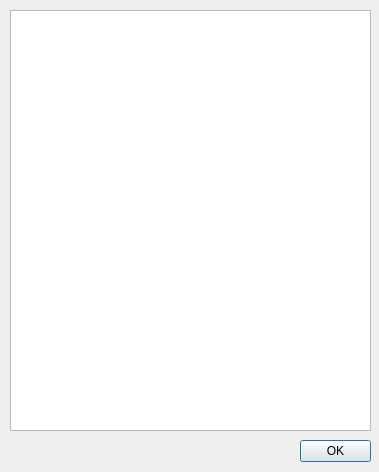
<?xml version="1.0" encoding="UTF-8"?>
<ui version="4.0">
 <class>Ayuda</class>
 <widget class="QDialog" name="Ayuda">
  <property name="geometry">
   <rect>
    <x>0</x>
    <y>0</y>
    <width>379</width>
    <height>472</height>
   </rect>
  </property>
  <property name="windowTitle">
   <string>Ayuda</string>
  </property>
  <widget class="QTextEdit" name="textEdit">
   <property name="enabled">
    <bool>true</bool>
   </property>
   <property name="geometry">
    <rect>
     <x>10</x>
     <y>10</y>
     <width>361</width>
     <height>421</height>
    </rect>
   </property>
   <property name="readOnly">
    <bool>true</bool>
   </property>
   <property name="html">
    <string>&lt;!DOCTYPE HTML PUBLIC &quot;-//W3C//DTD HTML 4.0//EN&quot; &quot;http://www.w3.org/TR/REC-html40/strict.dtd&quot;&gt;
&lt;html&gt;&lt;head&gt;&lt;meta name=&quot;qrichtext&quot; content=&quot;1&quot; /&gt;&lt;style type=&quot;text/css&quot;&gt;
p, li { white-space: pre-wrap; }
&lt;/style&gt;&lt;/head&gt;&lt;body style=&quot; font-family:'Ubuntu'; font-size:11pt; font-weight:400; font-style:normal;&quot;&gt;
&lt;p style=&quot;-qt-paragraph-type:empty; margin-top:0px; margin-bottom:0px; margin-left:0px; margin-right:0px; -qt-block-indent:0; text-indent:0px; font-family:'MS Shell Dlg 2'; font-size:8pt;&quot;&gt;&lt;br /&gt;&lt;/p&gt;
&lt;p style=&quot;-qt-paragraph-type:empty; margin-top:0px; margin-bottom:0px; margin-left:0px; margin-right:0px; -qt-block-indent:0; text-indent:0px; font-family:'MS Shell Dlg 2'; font-size:8pt;&quot;&gt;&lt;br /&gt;&lt;/p&gt;&lt;/body&gt;&lt;/html&gt;</string>
   </property>
  </widget>
  <widget class="QDialogButtonBox" name="buttonBox">
   <property name="geometry">
    <rect>
     <x>300</x>
     <y>440</y>
     <width>71</width>
     <height>23</height>
    </rect>
   </property>
   <property name="standardButtons">
    <set>QDialogButtonBox::Ok</set>
   </property>
  </widget>
 </widget>
 <tabstops>
  <tabstop>buttonBox</tabstop>
  <tabstop>textEdit</tabstop>
 </tabstops>
 <resources/>
 <connections/>
</ui>
